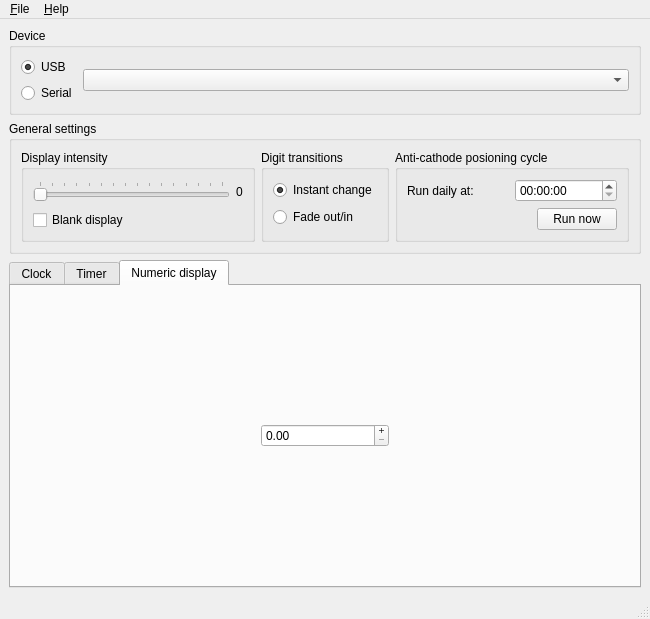
<?xml version="1.0" encoding="UTF-8"?>
<ui version="4.0">
 <class>MainWin</class>
 <widget class="QMainWindow" name="MainWin">
  <property name="geometry">
   <rect>
    <x>0</x>
    <y>0</y>
    <width>650</width>
    <height>619</height>
   </rect>
  </property>
  <property name="windowTitle">
   <string>nixiedisp</string>
  </property>
  <widget class="QWidget" name="centralwidget">
   <layout class="QVBoxLayout" name="verticalLayout_5">
    <item>
     <widget class="QGroupBox" name="groupBox_5">
      <property name="title">
       <string>Device</string>
      </property>
      <layout class="QHBoxLayout" name="horizontalLayout_5">
       <item>
        <layout class="QVBoxLayout" name="verticalLayout_2" stretch="0,0">
         <item>
          <widget class="QRadioButton" name="rad_dev_usb">
           <property name="text">
            <string>USB</string>
           </property>
           <property name="checked">
            <bool>true</bool>
           </property>
          </widget>
         </item>
         <item>
          <widget class="QRadioButton" name="rad_dev_serial">
           <property name="text">
            <string>Serial</string>
           </property>
          </widget>
         </item>
        </layout>
       </item>
       <item>
        <widget class="QComboBox" name="cbox_devsel">
         <property name="sizePolicy">
          <sizepolicy hsizetype="Expanding" vsizetype="Fixed">
           <horstretch>0</horstretch>
           <verstretch>0</verstretch>
          </sizepolicy>
         </property>
         <property name="sizeAdjustPolicy">
          <enum>QComboBox::AdjustToContentsOnFirstShow</enum>
         </property>
        </widget>
       </item>
      </layout>
     </widget>
    </item>
    <item>
     <widget class="QGroupBox" name="groupBox_2">
      <property name="sizePolicy">
       <sizepolicy hsizetype="Preferred" vsizetype="Preferred">
        <horstretch>0</horstretch>
        <verstretch>0</verstretch>
       </sizepolicy>
      </property>
      <property name="title">
       <string>General settings</string>
      </property>
      <layout class="QVBoxLayout" name="verticalLayout_3">
       <item>
        <layout class="QHBoxLayout" name="horizontalLayout_4">
         <item>
          <widget class="QGroupBox" name="groupBox_3">
           <property name="title">
            <string>Display intensity</string>
           </property>
           <layout class="QVBoxLayout" name="verticalLayout">
            <item>
             <layout class="QHBoxLayout" name="horizontalLayout_3">
              <item>
               <widget class="QSlider" name="slider_intglobal">
                <property name="maximum">
                 <number>15</number>
                </property>
                <property name="pageStep">
                 <number>4</number>
                </property>
                <property name="orientation">
                 <enum>Qt::Horizontal</enum>
                </property>
                <property name="tickPosition">
                 <enum>QSlider::TicksAbove</enum>
                </property>
                <property name="tickInterval">
                 <number>1</number>
                </property>
               </widget>
              </item>
              <item>
               <widget class="QLabel" name="label_3">
                <property name="text">
                 <string>0</string>
                </property>
                <property name="alignment">
                 <set>Qt::AlignCenter</set>
                </property>
               </widget>
              </item>
             </layout>
            </item>
            <item>
             <widget class="QCheckBox" name="chk_blank">
              <property name="text">
               <string>Blank display</string>
              </property>
             </widget>
            </item>
           </layout>
          </widget>
         </item>
         <item>
          <widget class="QGroupBox" name="groupBox_4">
           <property name="title">
            <string>Digit transitions</string>
           </property>
           <layout class="QVBoxLayout" name="verticalLayout_4">
            <item>
             <widget class="QRadioButton" name="rad_x_instant">
              <property name="text">
               <string>Instant change</string>
              </property>
              <property name="checked">
               <bool>true</bool>
              </property>
             </widget>
            </item>
            <item>
             <widget class="QRadioButton" name="rad_x_fade">
              <property name="text">
               <string>Fade out/in</string>
              </property>
             </widget>
            </item>
           </layout>
          </widget>
         </item>
         <item>
          <widget class="QGroupBox" name="groupBox">
           <property name="title">
            <string>Anti-cathode posioning cycle</string>
           </property>
           <layout class="QVBoxLayout" name="verticalLayout_8">
            <item>
             <layout class="QHBoxLayout" name="horizontalLayout">
              <item>
               <widget class="QLabel" name="label">
                <property name="text">
                 <string>Run daily at:</string>
                </property>
               </widget>
              </item>
              <item>
               <widget class="QTimeEdit" name="time_cycle"/>
              </item>
             </layout>
            </item>
            <item>
             <layout class="QHBoxLayout" name="horizontalLayout_2">
              <item>
               <spacer name="horizontalSpacer">
                <property name="orientation">
                 <enum>Qt::Horizontal</enum>
                </property>
                <property name="sizeHint" stdset="0">
                 <size>
                  <width>40</width>
                  <height>20</height>
                 </size>
                </property>
               </spacer>
              </item>
              <item>
               <widget class="QPushButton" name="bn_runcycle">
                <property name="text">
                 <string>Run now</string>
                </property>
               </widget>
              </item>
             </layout>
            </item>
           </layout>
          </widget>
         </item>
        </layout>
       </item>
      </layout>
     </widget>
    </item>
    <item>
     <widget class="QTabWidget" name="tabs">
      <property name="currentIndex">
       <number>2</number>
      </property>
      <widget class="QWidget" name="tab_clock">
       <attribute name="title">
        <string>Clock</string>
       </attribute>
       <layout class="QGridLayout" name="gridLayout">
        <item row="0" column="1">
         <widget class="QGroupBox" name="groupBox_6">
          <property name="title">
           <string>Clock style</string>
          </property>
          <property name="checkable">
           <bool>false</bool>
          </property>
          <layout class="QVBoxLayout" name="verticalLayout_6">
           <item>
            <widget class="QRadioButton" name="rad_clock_24hr">
             <property name="text">
              <string>24 hour</string>
             </property>
             <property name="checked">
              <bool>true</bool>
             </property>
            </widget>
           </item>
           <item>
            <widget class="QRadioButton" name="rad_clock_12hr">
             <property name="text">
              <string>12 hour</string>
             </property>
            </widget>
           </item>
          </layout>
         </widget>
        </item>
        <item row="0" column="2">
         <layout class="QVBoxLayout" name="verticalLayout_7">
          <item>
           <widget class="QCheckBox" name="chk_clock_zeros">
            <property name="text">
             <string>Show leading zeros</string>
            </property>
           </widget>
          </item>
          <item>
           <widget class="QCheckBox" name="chk_clock_showsec">
            <property name="text">
             <string>Show seconds</string>
            </property>
           </widget>
          </item>
          <item>
           <widget class="QGroupBox" name="frm_dimsec">
            <property name="title">
             <string>Dim seconds</string>
            </property>
            <property name="checkable">
             <bool>true</bool>
            </property>
            <property name="checked">
             <bool>false</bool>
            </property>
            <layout class="QHBoxLayout" name="horizontalLayout_7">
             <item>
              <widget class="QLabel" name="label_5">
               <property name="text">
                <string>Intensity</string>
               </property>
              </widget>
             </item>
             <item>
              <widget class="QSlider" name="slider_clock_dimsec">
               <property name="maximum">
                <number>100</number>
               </property>
               <property name="pageStep">
                <number>4</number>
               </property>
               <property name="orientation">
                <enum>Qt::Horizontal</enum>
               </property>
               <property name="tickPosition">
                <enum>QSlider::NoTicks</enum>
               </property>
              </widget>
             </item>
            </layout>
           </widget>
          </item>
         </layout>
        </item>
        <item row="0" column="0">
         <widget class="QGroupBox" name="groupBox_7">
          <property name="title">
           <string>Time/date</string>
          </property>
          <layout class="QFormLayout" name="formLayout">
           <item row="0" column="1">
            <widget class="QPushButton" name="bn_setclock_sys">
             <property name="text">
              <string>Set with system clock</string>
             </property>
            </widget>
           </item>
           <item row="1" column="1">
            <widget class="Line" name="line">
             <property name="orientation">
              <enum>Qt::Horizontal</enum>
             </property>
            </widget>
           </item>
           <item row="2" column="0">
            <widget class="QLabel" name="label_2">
             <property name="text">
              <string>Time</string>
             </property>
            </widget>
           </item>
           <item row="2" column="1">
            <layout class="QHBoxLayout" name="horizontalLayout_9">
             <item>
              <widget class="QTimeEdit" name="time_edit"/>
             </item>
             <item>
              <widget class="QPushButton" name="bn_set_time">
               <property name="text">
                <string>Set</string>
               </property>
              </widget>
             </item>
            </layout>
           </item>
           <item row="3" column="0">
            <widget class="QLabel" name="label_4">
             <property name="text">
              <string>Date</string>
             </property>
            </widget>
           </item>
           <item row="3" column="1">
            <layout class="QHBoxLayout" name="horizontalLayout_10">
             <item>
              <widget class="QDateEdit" name="date_edit"/>
             </item>
             <item>
              <widget class="QPushButton" name="bn_set_date">
               <property name="text">
                <string>Set</string>
               </property>
              </widget>
             </item>
            </layout>
           </item>
           <item row="4" column="1">
            <layout class="QHBoxLayout" name="horizontalLayout_11">
             <item>
              <widget class="QPushButton" name="bn_updclock">
               <property name="text">
                <string>Refresh</string>
               </property>
              </widget>
             </item>
             <item>
              <spacer name="horizontalSpacer_7">
               <property name="orientation">
                <enum>Qt::Horizontal</enum>
               </property>
               <property name="sizeHint" stdset="0">
                <size>
                 <width>40</width>
                 <height>20</height>
                </size>
               </property>
              </spacer>
             </item>
            </layout>
           </item>
          </layout>
         </widget>
        </item>
       </layout>
      </widget>
      <widget class="QWidget" name="tab_timer">
       <attribute name="title">
        <string>Timer</string>
       </attribute>
       <layout class="QHBoxLayout" name="horizontalLayout_6">
        <item>
         <spacer name="horizontalSpacer_2">
          <property name="orientation">
           <enum>Qt::Horizontal</enum>
          </property>
          <property name="sizeHint" stdset="0">
           <size>
            <width>156</width>
            <height>20</height>
           </size>
          </property>
         </spacer>
        </item>
        <item>
         <widget class="QPushButton" name="bn_timer_startstop">
          <property name="text">
           <string>Start</string>
          </property>
          <property name="checkable">
           <bool>true</bool>
          </property>
         </widget>
        </item>
        <item>
         <spacer name="horizontalSpacer_4">
          <property name="orientation">
           <enum>Qt::Horizontal</enum>
          </property>
          <property name="sizeHint" stdset="0">
           <size>
            <width>155</width>
            <height>20</height>
           </size>
          </property>
         </spacer>
        </item>
        <item>
         <widget class="QPushButton" name="bn_timer_reset">
          <property name="text">
           <string>Reset</string>
          </property>
         </widget>
        </item>
        <item>
         <spacer name="horizontalSpacer_3">
          <property name="orientation">
           <enum>Qt::Horizontal</enum>
          </property>
          <property name="sizeHint" stdset="0">
           <size>
            <width>156</width>
            <height>20</height>
           </size>
          </property>
         </spacer>
        </item>
       </layout>
      </widget>
      <widget class="QWidget" name="tab_num">
       <attribute name="title">
        <string>Numeric display</string>
       </attribute>
       <layout class="QHBoxLayout" name="horizontalLayout_8">
        <item>
         <spacer name="horizontalSpacer_5">
          <property name="orientation">
           <enum>Qt::Horizontal</enum>
          </property>
          <property name="sizeHint" stdset="0">
           <size>
            <width>288</width>
            <height>20</height>
           </size>
          </property>
         </spacer>
        </item>
        <item>
         <widget class="QDoubleSpinBox" name="spin_shownum">
          <property name="minimumSize">
           <size>
            <width>128</width>
            <height>0</height>
           </size>
          </property>
          <property name="buttonSymbols">
           <enum>QAbstractSpinBox::PlusMinus</enum>
          </property>
          <property name="maximum">
           <double>999999.000000000000000</double>
          </property>
         </widget>
        </item>
        <item>
         <spacer name="horizontalSpacer_6">
          <property name="orientation">
           <enum>Qt::Horizontal</enum>
          </property>
          <property name="sizeHint" stdset="0">
           <size>
            <width>288</width>
            <height>20</height>
           </size>
          </property>
         </spacer>
        </item>
       </layout>
      </widget>
     </widget>
    </item>
   </layout>
  </widget>
  <widget class="QMenuBar" name="menubar">
   <property name="geometry">
    <rect>
     <x>0</x>
     <y>0</y>
     <width>650</width>
     <height>22</height>
    </rect>
   </property>
   <widget class="QMenu" name="menu_file">
    <property name="title">
     <string>&amp;File</string>
    </property>
    <addaction name="action_exit"/>
   </widget>
   <widget class="QMenu" name="menu_help">
    <property name="title">
     <string>&amp;Help</string>
    </property>
    <addaction name="action_about"/>
   </widget>
   <addaction name="menu_file"/>
   <addaction name="menu_help"/>
  </widget>
  <widget class="QStatusBar" name="statusbar"/>
  <action name="action_about">
   <property name="text">
    <string>&amp;About</string>
   </property>
  </action>
  <action name="action_exit">
   <property name="text">
    <string>&amp;Quit</string>
   </property>
   <property name="shortcut">
    <string>Ctrl+Q</string>
   </property>
  </action>
 </widget>
 <resources/>
 <connections>
  <connection>
   <sender>slider_intglobal</sender>
   <signal>sliderMoved(int)</signal>
   <receiver>label_3</receiver>
   <slot>setNum(int)</slot>
   <hints>
    <hint type="sourcelabel">
     <x>125</x>
     <y>212</y>
    </hint>
    <hint type="destinationlabel">
     <x>278</x>
     <y>209</y>
    </hint>
   </hints>
  </connection>
 </connections>
</ui>
